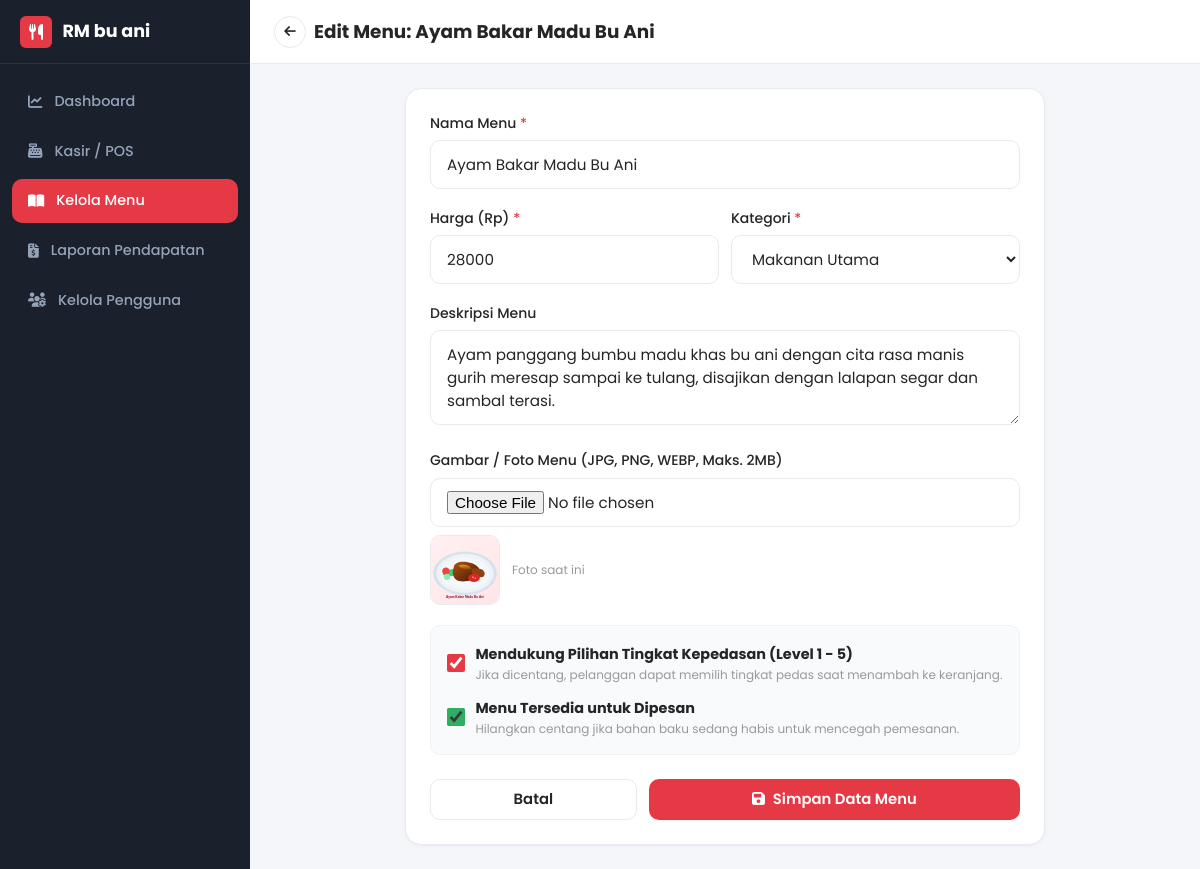
The app's page /admin/menu-form.php?id=1 (signed in) with its own data.
### tables this page shows
CREATE TABLE IF NOT EXISTS `menus` (
  `id` BIGINT UNSIGNED NOT NULL AUTO_INCREMENT,
  `name` VARCHAR(150) NOT NULL,
  `description` TEXT DEFAULT NULL,
  `price` DECIMAL(12,2) NOT NULL,
  `image` VARCHAR(255) DEFAULT NULL,
  `category` VARCHAR(100) NOT NULL,
  `supports_spicy` TINYINT(1) NOT NULL DEFAULT 0,
  `is_available` TINYINT(1) NOT NULL DEFAULT 1,
  `created_at` DATETIME NOT NULL DEFAULT CURRENT_TIMESTAMP,
  `updated_at` DATETIME NOT NULL DEFAULT CURRENT_TIMESTAMP ON UPDATE CURRENT_TIMESTAMP,
  PRIMARY KEY (`id`),
  KEY `idx_menus_category` (`category`),
  KEY `idx_menus_is_available` (`is_available`)
);

### config.php (called while the page is built, shortened)
<?php
if (!function_exists('e')) {
    function e(?string $text): string {
        return htmlspecialchars($text ?? '', ENT_QUOTES, 'UTF-8');
    }
}

### admin/menu-form.php (the view, shortened to what this page needs)
<?php
require_once __DIR__ . '/../config.php';
$id = (int)($_GET['id'] ?? 0);
$isEdit = ($id > 0);
$menu = [
    'name'           => '',
    'description'    => '',
    'price'          => '',
    'category'       => 'Makanan Utama',
    'supports_spicy' => 0,
    'is_available'   => 1,
    'image'          => ''
];
$categories = ['Makanan Utama', 'Paket Hemat', 'Dimsum & Snack', 'Minuman Segar', 'Lain-lain'];
if ($isEdit) {
    try {
        $db = getDB();
        $stmt = $db->prepare("SELECT * FROM menus WHERE id = :id LIMIT 1");
        $stmt->execute([':id' => $id]);
        $found = $stmt->fetch();
        if ($found) {
            $menu = $found;
        } else {
            die("Menu tidak ditemukan");
        }
    } catch (Exception $e) {
        die("Error: " . $e->getMessage());
    }
}
require_once __DIR__ . '/../includes/header.php';
?>
<div class="admin-layout">
  <aside class="admin-sidebar no-print">
    <div class="admin-sidebar-header">
      <div class="app-brand-logo" style="width:32px; height:32px; font-size:1rem;">
        <i class="fa-solid fa-utensils"></i>
      </div>
      <span style="font-weight:700; font-size:1.1rem; color:#ffffff;"><?= APP_NAME ?></span>
    </div>
    <nav class="admin-sidebar-nav">
      <a href="<?= BASE_URL ?>admin/dashboard.php" class="admin-nav-item">
        <i class="fa-solid fa-chart-line"></i> Dashboard
      </a>
      <a href="<?= BASE_URL ?>admin/orders.php" class="admin-nav-item">
        <i class="fa-solid fa-cash-register"></i> Kasir / POS
      </a>
      <a href="<?= BASE_URL ?>admin/menu.php" class="admin-nav-item active">
        <i class="fa-solid fa-book-open"></i> Kelola Menu
      </a>
      <a href="<?= BASE_URL ?>admin/reports.php" class="admin-nav-item">
        <i class="fa-solid fa-file-invoice-dollar"></i> Laporan Pendapatan
      </a>
      <a href="<?= BASE_URL ?>admin/users.php" class="admin-nav-item">
        <i class="fa-solid fa-users-gear"></i> Kelola Pengguna
      </a>
    </nav>
  </aside>
  <main class="admin-main">
    <header class="admin-topbar no-print">
      <div style="display:flex; align-items:center; gap:0.5rem;">
        <a href="<?= BASE_URL ?>admin/menu.php" class="sy-btn sy-btn-outline sy-btn-sm" style="border-radius:50%; width:32px; height:32px; padding:0;">
          <i class="fa-solid fa-arrow-left"></i>
        </a>
        <h2 style="font-size:1.15rem; font-weight:700; margin:0;">
          <?= $isEdit ? 'Edit Menu: ' . e($menu['name']) : 'Tambah Menu Baru' ?>
        </h2>
      </div>
    </header>
    <div class="admin-content">
      <div class="sy-card" style="max-width:640px; margin:0 auto; padding:1.5rem; border-radius:var(--radius-lg);">
        <form id="menuForm" onsubmit="saveMenu(event)">
          <div class="form-group">
            <label class="form-label" for="menuName">Nama Menu <span class="required">*</span></label>
            <input type="text" id="menuName" name="name" class="form-control" value="<?= e($menu['name']) ?>" placeholder="Contoh: Bebek Goreng Sambal Korek" required>
          </div>
          <div style="display:grid; grid-template-columns: 1fr 1fr; gap:0.75rem;">
            <div class="form-group">
              <label class="form-label" for="menuPrice">Harga (Rp) <span class="required">*</span></label>
              <input type="number" id="menuPrice" name="price" class="form-control" value="<?= (float)$menu['price'] ?>" placeholder="25000" min="1000" step="500" required>
            </div>
            <div class="form-group">
              <label class="form-label" for="menuCategory">Kategori <span class="required">*</span></label>
              <select id="menuCategory" name="category" class="form-control" required>
                <?php foreach ($categories as $cat): ?>
                  <option value="<?= e($cat) ?>" <?= ($menu['category'] === $cat) ? 'selected' : '' ?>><?= e($cat) ?></option>
                <?php endforeach; ?>
              </select>
            </div>
          </div>
          <div class="form-group">
            <label class="form-label" for="menuDesc">Deskripsi Menu</label>
            <textarea id="menuDesc" name="description" class="form-control" rows="3" placeholder="Jelaskan cita rasa, bumbu rahasia, dan pelengkap menu ini..."><?= e($menu['description']) ?></textarea>
          </div>
          <div class="form-group">
            <label class="form-label" for="menuImage">Gambar / Foto Menu (JPG, PNG, WEBP, Maks. 2MB)</label>
            <input type="file" id="menuImage" name="image" class="form-control" accept="image/jpeg,image/png,image/webp" onchange="previewImage(event)">
            <?php if ($menu['image']): ?>
              <div style="margin-top:0.5rem; display:flex; align-items:center; gap:0.75rem;">
                <img id="imgPreview" src="<?= BASE_URL . e($menu['image']) ?>" alt="Preview" style="width:70px; height:70px; object-fit:cover; border-radius:var(--radius-md); border:1px solid var(--border);">
                <span style="font-size:0.75rem; color:var(--text-muted);">Foto saat ini</span>
              </div>
            <?php else: ?>
              <div style="margin-top:0.5rem; display:none;" id="imgPreviewContainer">
                <img id="imgPreview" src="#" alt="Preview" style="width:70px; height:70px; object-fit:cover; border-radius:var(--radius-md); border:1px solid var(--border);">
              </div>
            <?php endif; ?>
          </div>
          <div style="display:flex; flex-direction:column; gap:0.75rem; margin:1.25rem 0; padding:1rem; background:#f8fafc; border-radius:var(--radius-md); border:1px solid var(--border-light);">
            <label style="display:flex; align-items:center; gap:0.65rem; cursor:pointer;">
              <input type="checkbox" name="supports_spicy" value="1" <?= $menu['supports_spicy'] ? 'checked' : '' ?> style="width:18px; height:18px; accent-color:var(--primary);">
              <div>
                <span style="font-weight:700; font-size:0.9rem;">Mendukung Pilihan Tingkat Kepedasan (Level 1 - 5)</span>
                <div style="font-size:0.75rem; color:var(--text-muted);">Jika dicentang, pelanggan dapat memilih tingkat pedas saat menambah ke keranjang.</div>
              </div>
            </label>
            <label style="display:flex; align-items:center; gap:0.65rem; cursor:pointer;">
              <input type="checkbox" name="is_available" value="1" <?= $menu['is_available'] ? 'checked' : '' ?> style="width:18px; height:18px; accent-color:var(--success);">
              <div>
                <span style="font-weight:700; font-size:0.9rem;">Menu Tersedia untuk Dipesan</span>
                <div style="font-size:0.75rem; color:var(--text-muted);">Hilangkan centang jika bahan baku sedang habis untuk mencegah pemesanan.</div>
              </div>
            </label>
          </div>
          <div style="display:flex; gap:0.75rem; margin-top:1.5rem;">
            <a href="<?= BASE_URL ?>admin/menu.php" class="sy-btn sy-btn-outline" style="flex:1;">Batal</a>
            <button type="submit" id="btnSaveMenu" class="sy-btn sy-btn-primary" style="flex:2;">
              <i class="fa-solid fa-floppy-disk"></i> Simpan Data Menu
            </button>
          </div>
        </form>
      </div>
    </div>
  </main>
</div>
<?php require_once __DIR__ . '/../includes/footer.php'; ?>

### theme.css (style rules this page uses)
:root { --primary: #e63946; --primary-hover: #d32836; --primary-light: #ffebed; --bg: #f4f6f9; --white: #ffffff; --surface: #ffffff; --text-primary: #252525; --text-secondary: #777777; --text-muted: #999999; --success: #2eaf62; --success-light: #e8f7ee; --warning: #f4a261; --warning-light: #fef5ec; --danger: #d62828; --danger-light: #fde8e8; --info: #2a9d8f; --info-light: #e6f6f4; --border: #e8eaf0; --border-light: #f0f2f5; --radius-sm: 6px; --radius-md: 10px; --radius-lg: 16px; --radius-xl: 22px; --radius-full: 9999px; --shadow-sm: 0 1px 3px rgba(0, 0, 0, 0.05); --shadow-md: 0 4px 12px rgba(0, 0, 0, 0.08); --shadow-lg: 0 10px 25px rgba(0, 0, 0, 0.12); --shadow-primary: 0 6px 16px rgba(230, 57, 70, 0.25); --font-family: 'Poppins', -apple-system, BlinkMacSystemFont, 'Segoe UI', Roboto, Helvetica, Arial, sans-serif; --transition: all 0.25s cubic-bezier(0.4, 0, 0.2, 1); --nav-height: 64px; }
*, *::before, *::after { box-sizing: border-box; margin: 0; padding: 0; }
html { font-size: 16px; scroll-behavior: smooth; -webkit-text-size-adjust: 100%; }
body { font-family: var(--font-family); background-color: var(--bg); color: var(--text-primary); line-height: 1.5; min-height: 100vh; display: flex; flex-direction: column; -webkit-font-smoothing: antialiased; -moz-osx-font-smoothing: grayscale; }
img, svg { display: block; max-width: 100%; height: auto; }
a { color: inherit; text-decoration: none; transition: var(--transition); }
button, input, select, textarea { font-family: inherit; font-size: inherit; color: inherit; }
h1, h2, h3, h4, h5, h6 { font-weight: 600; color: var(--text-primary); line-height: 1.3; }
h2 { font-size: 1.45rem; }
.sy-btn { display: inline-flex; align-items: center; justify-content: center; gap: 0.5rem; font-weight: 600; font-size: 0.925rem; padding: 0.65rem 1.25rem; border-radius: var(--radius-md); border: 1px solid transparent; cursor: pointer; transition: var(--transition); text-decoration: none; line-height: 1.25; user-select: none; }
.sy-btn-primary { background-color: var(--primary); color: var(--white); box-shadow: var(--shadow-sm); }
.sy-btn-outline { background-color: transparent; border-color: var(--border); color: var(--text-primary); }
.sy-btn-sm { padding: 0.4rem 0.85rem; font-size: 0.825rem; border-radius: var(--radius-sm); }
.sy-card { background-color: var(--surface); border: 1px solid var(--border); border-radius: var(--radius-lg); padding: 1.25rem; box-shadow: var(--shadow-sm); transition: var(--transition); }
.form-group { margin-bottom: 1.15rem; }
.form-label { display: block; font-weight: 500; font-size: 0.875rem; margin-bottom: 0.4rem; color: var(--text-primary); }
.form-label .required { color: var(--primary); }
.form-control { width: 100%; padding: 0.75rem 1rem; font-size: 0.95rem; border: 1.5px solid var(--border); border-radius: var(--radius-md); background-color: var(--white); color: var(--text-primary); transition: var(--transition); }
.form-control::placeholder { color: var(--text-muted); }
.app-brand-logo { width: 36px; height: 36px; border-radius: var(--radius-sm); background-color: var(--primary); color: var(--white); display: flex; align-items: center; justify-content: center; font-weight: 800; font-size: 1.1rem; }
.admin-layout { display: flex; min-height: 100vh; }
.admin-sidebar { width: 250px; background-color: #1a202c; color: #cbd5e1; display: flex; flex-direction: column; flex-shrink: 0; }
.admin-sidebar-header { height: var(--nav-height); padding: 0 1.25rem; display: flex; align-items: center; gap: 0.65rem; border-bottom: 1px solid rgba(255, 255, 255, 0.08); }
.admin-sidebar-nav { padding: 1rem 0.75rem; display: flex; flex-direction: column; gap: 0.35rem; flex: 1; }
.admin-nav-item { display: flex; align-items: center; gap: 0.75rem; padding: 0.7rem 1rem; border-radius: var(--radius-md); color: #94a3b8; font-size: 0.9rem; font-weight: 500; transition: var(--transition); }
.admin-nav-item:hover, .admin-nav-item.active { color: var(--white); background-color: rgba(255, 255, 255, 0.08); }
.admin-nav-item.active { background-color: var(--primary); color: var(--white); }
.admin-main { flex: 1; background-color: var(--bg); overflow-y: auto; display: flex; flex-direction: column; }
.admin-topbar { height: var(--nav-height); background-color: var(--white); border-bottom: 1px solid var(--border); display: flex; align-items: center; justify-content: space-between; padding: 0 1.5rem; position: sticky; top: 0; z-index: 800; }
.admin-content { padding: 1.5rem; flex: 1; }

### records on screen
menus: name "Ayam Bakar Madu Bu Ani", price "28000", description "Ayam panggang bumbu madu khas bu ani dengan cita rasa manis gurih meresap sampai ke tulang, disajikan dengan lalapan segar dan sambal terasi.", image (picture), supports_spicy "☑", is_available "☑"

### other values on screen
APP_NAME "RM bu ani"
form field category "Makanan Utama"
